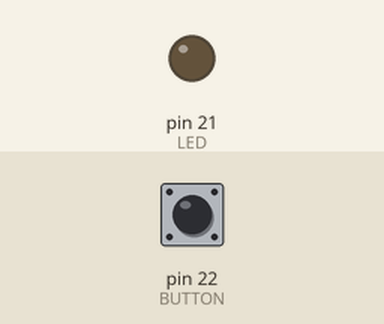
Recording of a sketch running on a simulated Arduino Mega 2560, built with avr-gcc and run on an emulated ATmega2560. On the bench: output pins drawn as LEDs (lit = HIGH). The test bench sets the inputs (shaded band); at power-on: pin 22 (BUTTON) HIGH.

Above: at 1.2 s.
1.3 s: pin 22 (BUTTON) pulled LOW for 0.15 s
At 2.6 s:
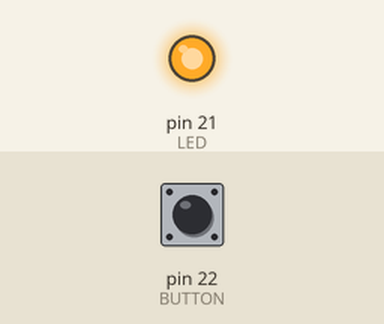
Timing chart, 0 to 7.9 s (numbered marks = the images above; inputs shaded):
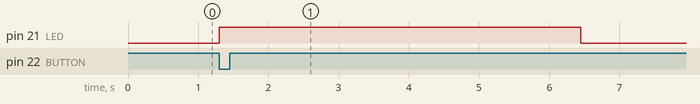

Measured:
- after the input at 1.3 s, pin 21 (LED): LOW → HIGH at once, → LOW 5.1 s later

The sketch:

10_ESY_Case.ino
```cpp
#define BUTTON 22   // Digital Pin 22
#define LED 21      // Digital Pin 21

typedef enum {
  LIGHT_OFF,
  LIGHT_ON
}  state_t;               // enum datatype for all states

state_t state;            // keep current state
unsigned long timer = 0;  // start time of timer

void setup() {
  state = LIGHT_OFF;         // set initial state
  pinMode(LED, OUTPUT);
  digitalWrite(LED, LOW);
  digitalWrite(BUTTON, HIGH); //activate Pull-up
}

void loop() {
   state_machine();
}

void state_machine() {
   switch (state) {
    case LIGHT_OFF:
      if (digitalRead(BUTTON) == LOW) {
        digitalWrite(LED, HIGH);
        timer = millis();   // start timer
        state = LIGHT_ON;
      }
      break;
    case LIGHT_ON:
      if (millis() - timer > 5000) {
        digitalWrite(LED, LOW);
        state = LIGHT_OFF;
        }
      else if (digitalRead(BUTTON) == LOW) {
        timer = millis(); // start timer
      }
      break;
   }
}
```
